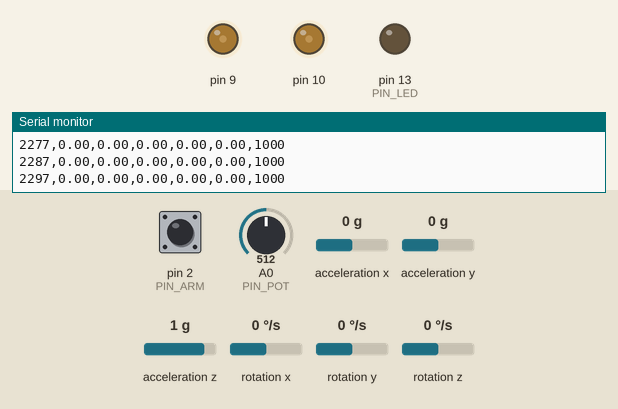
A sketch run on a simulated Arduino Uno, built with avr-gcc and run on an emulated ATmega328P. Shown: output pins drawn as LEDs (lit = HIGH), the last lines printed to the serial monitor. Wiring (inferred from the names in the program): MPU-9250 motion sensor at I2C address 0x68. Inputs (shaded band) come from the test bench; at power-on: pin 2 (PIN_ARM) HIGH, A0 (PIN_POT) = 512, acceleration x 0 g, acceleration y 0 g, acceleration z 1 g, rotation x 0 °/s, rotation y 0 °/s, rotation z 0 °/s.

Above: at 2.3 s.
2.4 s: pin 2 (PIN_ARM) pulled LOW for 1 s
At 3.2 s:
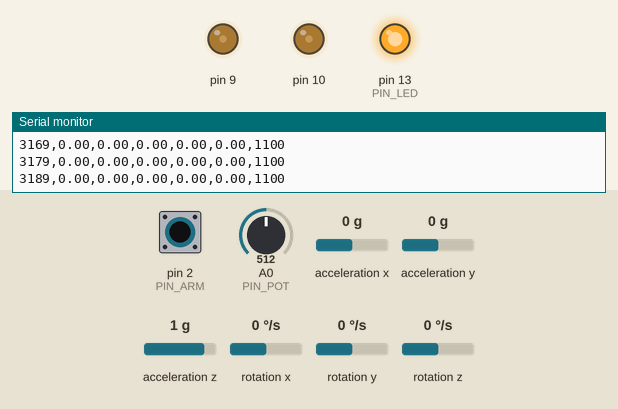
6.4 s: pin 2 (PIN_ARM) pulled LOW for 3.2 s
At 9.9 s:
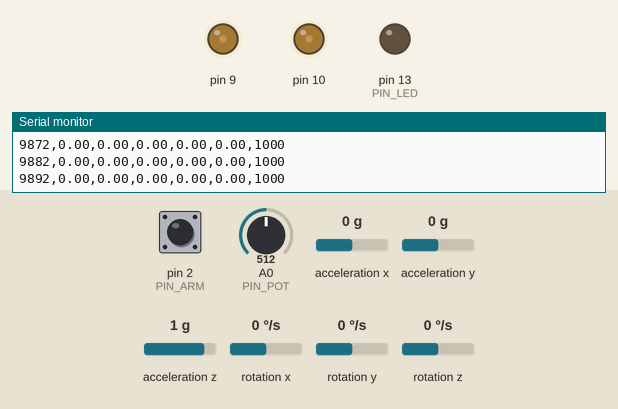
Timing chart, 0 to 11.4 s (numbered marks = the images above; inputs shaded):
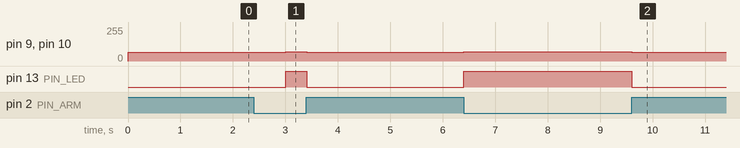

The sketch:

s04_imu_check.ino
```cpp
// s04_imu_check -- Lab 4, part A: what an IMU really measures, against the pot.
// Drone-control bootcamp, session 4 (sessions/04-rotations-and-attitude/lab.md). MIT.
//
// The pivot pot is the ground truth. The MPU-6050 gives three estimates of the same
// beam angle: accelerometer only, gyro integrated, and a complementary filter. Log them
// with the motors off, then with both motors at a constant throttle (vibration!).
//
// Wiring: as s03 plus MPU-6050 SDA -> A4, SCL -> A5, VCC -> 5V, GND -> GND,
// mounted on the pivot axis (hardware/rig/build.md). Keep the beam still for 2 s after
// reset: the gyro bias is measured then.
//
// Commands (115200 baud):
//   tau 0.5            complementary-filter time constant (s)
//   both 1300          both motors at a fixed pulse (armed with the switch, props guarded)
//   x                  stop motors         gcal   re-measure gyro bias (disarmed, still)
//   zero               record the pot reading as level
// Output (100 Hz): t_ms,pot,acc,gyro_int,comp,rate,us
#include "beam_imu.h"
#include "esc_timer1.h"
#include "mpu6050_lite.h"
#include "rig_safety.h"
#include "serial_cmd.h"

int potCenter = 512;
float potSign = 1.0f;
const unsigned long LOOP_US = 5000;  // 200 Hz filter update, 100 Hz log

BeamImu imu;
RigSafety safety;
SerialCommands cmd;
float motorUs = US_IDLE;
unsigned long lastLoop = 0;
bool logTick = false;

float potAngle(int counts) { return (counts - potCenter) * POT_DEG_PER_COUNT * potSign; }

void handleCommand(bool& stop) {
  if (cmd.is("x") || cmd.is("stop")) {
    stop = true;
  } else if (cmd.is("tau")) {
    imu.setTimeConstant(cmd.f(0, 0.5f));
  } else if (cmd.is("both")) {
    motorUs = constrain(cmd.f(0, US_IDLE), (float)US_IDLE, 1450.0f);
  } else if (cmd.is("zero")) {
    potCenter = analogRead(PIN_POT);
  } else if (cmd.is("gcal")) {
    if (!safety.armed()) imu.calibrateGyro();
  } else {
    Serial.println(F("# unknown command"));
    return;
  }
  Serial.print(F("# tau="));
  Serial.print(imu.timeConstant(), 3);
  Serial.print(F(" motors="));
  Serial.print(motorUs, 0);
  Serial.print(F(" gyro_bias="));
  Serial.println(imu.gyroBias(), 3);
}

void setup() {
  Serial.begin(115200);
  safety.begin();
  Serial.println(F("# s04_imu_check: pot vs accelerometer vs gyro vs complementary filter"));
  if (!imu.begin()) {
    Serial.println(F("# IMU NOT FOUND: check SDA->A4, SCL->A5, power, address 0x68"));
  } else {
    Serial.print(F("# WHO_AM_I = 0x"));
    Serial.println(imu.whoAmI(), HEX);
    Serial.println(F("# keep the beam still: measuring gyro bias"));
    imu.calibrateGyro();
    Serial.print(F("# gyro bias (deg/s) = "));
    Serial.println(imu.gyroBias(), 3);
  }
  Serial.println(F("t_ms,pot,acc,gyro_int,comp,rate,us"));
  lastLoop = micros();
}

void loop() {
  bool stop = false;
  if (cmd.poll()) handleCommand(stop);
  unsigned long nowUs = micros();
  if (nowUs - lastLoop < LOOP_US) return;
  float dt = (nowUs - lastLoop) * 1e-6f;
  lastLoop = nowUs;

  int counts = analogRead(PIN_POT);
  float pot = potAngle(counts);
  bool armed = safety.update(counts, pot, stop);
  imu.update(dt);
  float us = armed ? US_IDLE + safety.ramp() * (motorUs - US_IDLE) : ESC_US_MIN;
  safety.writeMotors(us, us);

  logTick = !logTick;
  if (logTick) {
    Serial.print(millis());
    Serial.print(',');
    Serial.print(pot, 2);
    Serial.print(',');
    Serial.print(imu.accelAngle(), 2);
    Serial.print(',');
    Serial.print(imu.gyroAngle(), 2);
    Serial.print(',');
    Serial.print(imu.angle(), 2);
    Serial.print(',');
    Serial.print(imu.rate(), 2);
    Serial.print(',');
    Serial.println(us, 0);
  }
}
```

beam_imu.h
```cpp
// beam_imu.h -- beam angle and rate from an MPU-6050, with a complementary filter.
// Part of the drone-control bootcamp (MIT). Master copy in arduino/common/.
//
// Mounting assumed (hardware/rig/build.md): IMU flat on the beam, ON the pivot axis,
// x axis along the beam towards motor 1, z axis up. Then, with theta > 0 when the
// motor-1 end is up:
//   accelerometer at rest:  a_x = sin(theta), a_z = cos(theta)  ->  theta = atan2(a_x, a_z)
//   gyro:                   rotation is about -y                ->  rate = -g_y
// If your board is mounted differently, change BEAM_GYRO_SIGN / the axes below and
// check in the lab: tilt the beam by hand, pot and IMU angles must rise together.
#pragma once

#include <Arduino.h>

#include "mpu6050_lite.h"

const float BEAM_GYRO_SIGN = -1.0f;

class BeamImu {
 public:
  bool begin() {
    ok_ = imu_.begin(0x68);
    return ok_;
  }

  // Average the gyro while the beam is still (motors stopped) to remove its bias.
  void calibrateGyro(uint16_t samples = 400) {
    float sum = 0.0f;
    uint16_t n = 0;
    ImuSample s;
    for (uint16_t i = 0; i < samples; i++) {
      if (imu_.read(s)) {
        sum += BEAM_GYRO_SIGN * s.gy;
        n++;
      }
      delay(2);
    }
    bias_ = n ? sum / n : 0.0f;
  }

  // Read once per control period; dt in seconds. Returns false on a bus error.
  bool update(float dt) {
    ImuSample s;
    if (!ok_ || !imu_.read(s)) return false;
    rate_ = BEAM_GYRO_SIGN * s.gy - bias_;
    accAngle_ = atan2(s.ax, s.az) * RAD_TO_DEG;
    gyroAngle_ += rate_ * dt;  // pure integration: drifts (for comparison only)
    if (!primed_) {
      angle_ = accAngle_;
      gyroAngle_ = accAngle_;
      primed_ = true;
    }
    float alpha = tau_ / (tau_ + dt);
    angle_ = alpha * (angle_ + rate_ * dt) + (1.0f - alpha) * accAngle_;
    return true;
  }

  void setTimeConstant(float tauSeconds) { tau_ = tauSeconds > 0.0f ? tauSeconds : 0.0f; }
  float timeConstant() const { return tau_; }
  float angle() const { return angle_; }          // complementary filter (deg)
  float rate() const { return rate_; }            // bias-corrected gyro (deg/s)
  float accelAngle() const { return accAngle_; }  // accelerometer only (deg)
  float gyroAngle() const { return gyroAngle_; }  // gyro only (deg)
  float gyroBias() const { return bias_; }
  bool ok() const { return ok_; }
  uint8_t whoAmI() { return imu_.whoAmI(); }

 private:
  Mpu6050Lite imu_;
  bool ok_ = false, primed_ = false;
  float bias_ = 0.0f, rate_ = 0.0f, accAngle_ = 0.0f, gyroAngle_ = 0.0f, angle_ = 0.0f;
  float tau_ = 0.5f;
};
```

esc_timer1.h
```cpp
// esc_timer1.h -- two ESC outputs on pins 9 and 10 using Timer1 (ATmega328P: Uno, Nano).
// Part of the drone-control bootcamp (MIT). Master copy in arduino/common/.
//
// Standard "servo PWM" ESC protocol: a 1000-2000 us pulse every frame. Timer1 runs in
// fast-PWM mode 14 (TOP = ICR1) with a /8 prescaler, so at 16 MHz one tick is 0.5 us
// and the pulse width is exact and jitter-free, unlike software-timed servo pulses.
// The frame rate (default 250 Hz) is far above the 50 Hz of the Servo library, which
// cuts the actuator delay; nearly all multirotor ESCs accept it. If yours misbehaves,
// use escBegin(50).
//
// Timer1 is also used by the Servo library and by analogWrite() on pins 9/10: do not
// use those together with this file.
#pragma once

#include <Arduino.h>

#if !defined(__AVR_ATmega328P__)
#error "esc_timer1.h drives Timer1 of the ATmega328P (Arduino Uno / Nano)."
#endif

const uint16_t ESC_US_MIN = 1000;
const uint16_t ESC_US_MAX = 2000;
static const uint16_t kEscTicksPerUs = (uint16_t)(F_CPU / 8000000UL);

inline void escWriteUs(uint8_t channel, uint16_t us) {
  if (us < ESC_US_MIN) us = ESC_US_MIN;
  if (us > ESC_US_MAX) us = ESC_US_MAX;
  uint16_t ticks = us * kEscTicksPerUs;
  if (channel == 0) {
    OCR1A = ticks;  // pin 9
  } else {
    OCR1B = ticks;  // pin 10
  }
}

inline void escBegin(uint16_t frameHz = 250) {
  if (frameHz < 50) frameHz = 50;
  if (frameHz > 400) frameHz = 400;  // a 2000 us pulse must fit in the frame
  pinMode(9, OUTPUT);
  pinMode(10, OUTPUT);
  TCCR1A = 0;
  TCCR1B = 0;
  TCNT1 = 0;
  ICR1 = (uint16_t)((F_CPU / 8UL) / frameHz - 1);
  escWriteUs(0, ESC_US_MIN);
  escWriteUs(1, ESC_US_MIN);
  TCCR1A = _BV(COM1A1) | _BV(COM1B1) | _BV(WGM11);
  TCCR1B = _BV(WGM13) | _BV(WGM12) | _BV(CS11);
}

inline void escStopAll() {
  escWriteUs(0, ESC_US_MIN);
  escWriteUs(1, ESC_US_MIN);
}
```

mpu6050_lite.h
```cpp
// mpu6050_lite.h -- register-level MPU-6050 driver (no external library needed).
// Part of the drone-control bootcamp (MIT). Master copy in arduino/common/.
//
// Wiring (Uno/Nano): VCC -> 5V (the common GY-521 board has a regulator), GND -> GND,
// SDA -> A4, SCL -> A5. Address 0x68 (AD0 low) or 0x69 (AD0 high).
// Configuration: gyro +-500 deg/s (65.5 LSB per deg/s), accelerometer +-4 g
// (8192 LSB per g), digital low-pass filter about 44 Hz.
#pragma once

#include <Arduino.h>
#include <Wire.h>

struct ImuSample {
  float ax, ay, az;  // specific force (g)
  float gx, gy, gz;  // angular rate (deg/s)
};

class Mpu6050Lite {
 public:
  // Returns false if nothing acknowledges on the bus. whoAmI() tells clones apart
  // (0x68 genuine MPU-6050; 0x70 MPU-6500; other values: clones that usually work).
  bool begin(uint8_t address = 0x68) {
    addr_ = address;
    Wire.begin();
    Wire.setClock(400000UL);
    if (!writeReg(0x6B, 0x01)) return false;  // PWR_MGMT_1: wake up, PLL on gyro X
    delay(10);
    writeReg(0x1A, 0x03);  // CONFIG: DLPF_CFG = 3 (~44 Hz)
    writeReg(0x1B, 0x08);  // GYRO_CONFIG: +-500 deg/s
    writeReg(0x1C, 0x08);  // ACCEL_CONFIG: +-4 g
    delay(50);
    return true;
  }

  uint8_t whoAmI() {
    uint8_t v = 0;
    readRegs(0x75, &v, 1);
    return v;
  }

  bool read(ImuSample& s) {
    uint8_t b[14];
    if (!readRegs(0x3B, b, 14)) return false;
    s.ax = word16(b[0], b[1]) / 8192.0f;
    s.ay = word16(b[2], b[3]) / 8192.0f;
    s.az = word16(b[4], b[5]) / 8192.0f;
    // b[6..7] is the temperature
    s.gx = word16(b[8], b[9]) / 65.5f;
    s.gy = word16(b[10], b[11]) / 65.5f;
    s.gz = word16(b[12], b[13]) / 65.5f;
    return true;
  }

 private:
  static int16_t word16(uint8_t hi, uint8_t lo) { return (int16_t)(((uint16_t)hi << 8) | lo); }

  bool writeReg(uint8_t reg, uint8_t value) {
    Wire.beginTransmission(addr_);
    Wire.write(reg);
    Wire.write(value);
    return Wire.endTransmission() == 0;
  }

  bool readRegs(uint8_t reg, uint8_t* dst, uint8_t n) {
    Wire.beginTransmission(addr_);
    Wire.write(reg);
    if (Wire.endTransmission(false) != 0) return false;
    if (Wire.requestFrom(addr_, n) != n) return false;
    for (uint8_t i = 0; i < n; i++) dst[i] = (uint8_t)Wire.read();
    return true;
  }

  uint8_t addr_ = 0x68;
};
```

rig_safety.h
```cpp
// rig_safety.h -- pins, throttle limits and the arming state machine of the seesaw rig.
// Part of the drone-control bootcamp (MIT). Master copy in arduino/common/.
//
// The software interlocks here are the SECOND line of defence. The first is physical:
// the emergency-stop switch in the 12 V line to the ESCs, prop guards, the rig clamped
// to the bench, and nobody inside the prop plane. See hardware/rig/safety.md.
//
// The arming rules are the same as notebook exercise 3.6:
//   arm only on an OFF->ON transition of the arm switch, with a plausible pot reading,
//   the beam within +-20 deg of level and at least 3 s after boot (ESCs initialised);
//   disarm when the switch goes off, the pot reading becomes implausible (wire off),
//   the beam stays beyond +-28 deg (near the stops) for 300 ms, or "x" is sent.
#pragma once

#include <Arduino.h>

#include "esc_timer1.h"

// ---------------------------------------------------------------- pins
const uint8_t PIN_POT = A0;  // pivot potentiometer wiper
const uint8_t PIN_ARM = 2;   // arm switch to GND, INPUT_PULLUP: closed = ON
const uint8_t PIN_LED = 13;  // on while armed
// ESC 1 (motor 1, the "+" end) on pin 9, ESC 2 on pin 10 -- see esc_timer1.h

// ---------------------------------------------------------------- limits
const uint16_t US_IDLE = 1100;  // armed minimum: props turn slowly
const uint16_t US_CAP = 1600;   // software throttle cap, never exceeded
const unsigned long RAMP_MS = 2000;  // base throttle ramps up over this time after arming

// ---------------------------------------------------------------- arming rules
const int POT_MIN_VALID = 10;
const int POT_MAX_VALID = 1013;
const float ARM_MAX_ANGLE_DEG = 20.0f;
const unsigned long ARM_MIN_BOOT_MS = 3000;
const float TRIP_ANGLE_DEG = 28.0f;
const unsigned long TRIP_TIME_MS = 300;

// Pot calibration: 270-degree pot on a 10-bit ADC. Set POT_CENTER with the "zero"
// command (beam level) and POT_SIGN so that lifting the motor-1 end gives +angle.
const float POT_DEG_PER_COUNT = 270.0f / 1023.0f;

inline bool potPlausible(int counts) { return counts >= POT_MIN_VALID && counts <= POT_MAX_VALID; }

inline bool armingAllowed(bool switchOn, bool switchWasOff, int potCounts, float angleDeg,
                          unsigned long msSinceBoot) {
  return switchOn && switchWasOff && potPlausible(potCounts) &&
         fabs(angleDeg) <= ARM_MAX_ANGLE_DEG && msSinceBoot >= ARM_MIN_BOOT_MS;
}

class RigSafety {
 public:
  void begin(uint16_t escFrameHz = 250) {
    pinMode(PIN_ARM, INPUT_PULLUP);
    pinMode(PIN_LED, OUTPUT);
    digitalWrite(PIN_LED, LOW);
    escBegin(escFrameHz);  // ESCs see 1000 us (stop) from now on
  }

  bool switchOn() const { return digitalRead(PIN_ARM) == LOW; }

  // Call once per control loop. Returns true while armed.
  bool update(int potCounts, float angleDeg, bool stopRequested) {
    unsigned long now = millis();
    bool sw = switchOn();
    if (!sw) switchWasOff_ = true;
    if (armed_) {
      const char* why = NULL;
      if (!sw) {
        why = "arm switch off";
      } else if (!potPlausible(potCounts)) {
        why = "pot reading implausible (wire loose?)";
      } else if (fabs(angleDeg) > TRIP_ANGLE_DEG) {
        if (tripSince_ == 0) tripSince_ = now;
        if (now - tripSince_ >= TRIP_TIME_MS) why = "beam at the stops";
      } else {
        tripSince_ = 0;
      }
      if (stopRequested) why = "stop command";
      if (why != NULL) {
        armed_ = false;
        switchWasOff_ = false;  // the switch must go OFF before the next arming
        escStopAll();
        Serial.print(F("# DISARMED: "));
        Serial.println(why);
      }
    } else if (armingAllowed(sw, switchWasOff_, potCounts, angleDeg, now)) {
      armed_ = true;
      armedAt_ = now;
      tripSince_ = 0;
      Serial.println(F("# ARMED"));
    }
    digitalWrite(PIN_LED, armed_ ? HIGH : LOW);
    return armed_;
  }

  bool armed() const { return armed_; }

  // 0 -> 1 over RAMP_MS after arming; use it to bring the base throttle up gently.
  float ramp() const {
    if (!armed_) return 0.0f;
    unsigned long dt = millis() - armedAt_;
    return dt >= RAMP_MS ? 1.0f : (float)dt / (float)RAMP_MS;
  }

  // The only function that writes to the ESCs while the rig runs.
  void writeMotors(float us1, float us2) {
    if (!armed_) {
      escStopAll();
      return;
    }
    escWriteUs(0, clampUs(us1));
    escWriteUs(1, clampUs(us2));
  }

  static uint16_t clampUs(float us) {
    if (us < US_IDLE) us = US_IDLE;
    if (us > US_CAP) us = US_CAP;
    return (uint16_t)(us + 0.5f);
  }

 private:
  bool armed_ = false;
  bool switchWasOff_ = false;
  unsigned long armedAt_ = 0;
  unsigned long tripSince_ = 0;
};

// Shift the base so that base +- u fits in [lo, hi] (keeps the torque, like
// Betaflight's air mode); only if 2|u| exceeds the span is the differential reduced.
// Same as bootcamp.rig.mix and notebook exercise 3.4.
inline void mixDifferential(float base, float u, float lo, float hi, float& m1, float& m2) {
  float half = 0.5f * (hi - lo);
  if (u > half) u = half;
  if (u < -half) u = -half;
  m1 = base + u;
  m2 = base - u;
  float top = m1 > m2 ? m1 : m2;
  float bot = m1 > m2 ? m2 : m1;
  float shift = 0.0f;
  if (top > hi) {
    shift = hi - top;
  } else if (bot < lo) {
    shift = lo - bot;
  }
  m1 += shift;
  m2 += shift;
}
```

serial_cmd.h
```cpp
// serial_cmd.h -- tiny non-blocking line parser for lab commands such as "kp 2.5".
// Part of the drone-control bootcamp (MIT). The master copy lives in arduino/common/;
// tools/sync_sketch_headers.py copies it next to every sketch that uses it.
#pragma once

#include <Arduino.h>
#include <stdlib.h>
#include <string.h>

class SerialCommands {
 public:
  // Call every loop. Returns true once a complete, non-empty line has arrived;
  // then use is(), count(), f() and s() before the next call.
  bool poll() {
    while (Serial.available() > 0) {
      char c = (char)Serial.read();
      if (c == '\r') continue;
      if (c == '\n') {
        buf_[len_] = '\0';
        len_ = 0;
        split();
        return argc_ > 0;
      }
      if (len_ < sizeof(buf_) - 1) buf_[len_++] = c;
    }
    return false;
  }
  bool is(const char* name) const { return argc_ > 0 && strcmp(argv_[0], name) == 0; }
  uint8_t count() const { return argc_ > 0 ? argc_ - 1 : 0; }  // number of arguments
  float f(uint8_t i, float fallback = 0.0f) const {
    return (i + 1 < argc_) ? (float)atof(argv_[i + 1]) : fallback;
  }
  const char* s(uint8_t i) const { return (i + 1 < argc_) ? argv_[i + 1] : ""; }
  const char* name() const { return argc_ > 0 ? argv_[0] : ""; }

 private:
  void split() {
    argc_ = 0;
    char* p = strtok(buf_, " \t,");
    while (p != NULL && argc_ < kMaxArgs) {
      argv_[argc_++] = p;
      p = strtok(NULL, " \t,");
    }
  }
  static const uint8_t kMaxArgs = 5;
  char buf_[48] = {0};
  uint8_t len_ = 0;
  char* argv_[kMaxArgs] = {0};
  uint8_t argc_ = 0;
};
```

Measured:
- after the input at 2.4 s, pin 9, pin 10: 64/255 → 70/255 after 0.61 s, → 64/255 0.40 s later; pin 13 (PIN_LED): LOW → HIGH after 0.60 s, → LOW 0.40 s later
- after the input at 6.4 s, pin 9, pin 10: 64/255 → 70/255 at once, → 64/255 3.2 s later; pin 13 (PIN_LED): LOW → HIGH at once, → LOW 3.2 s later
